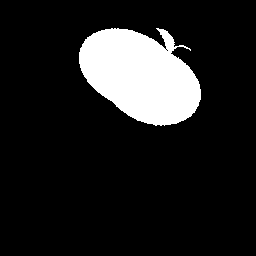
#> input picture Sets/Train/apple/apple-10_2.gif, 256 x 256 px, found by its file name; its folder holds only this picture in this run
$ jupyter execute --allow-errors 6021-classificador-de-imagens.ipynb   (shell and % lines are left out)
#> lines starting #> are read from the running program, lines starting #| are printed output that depends on the picture; after the words box and inside, x2 and y2 are one past the last pixel; in counts of white or black regions, pixels touching at a corner belong together
# Importando as bibliotecas

[cell 1]
import os

import numpy as np
from IPython.display import display
from skimage import util, transform, filters, color, measure, morphology
from sklearn import model_selection, neighbors, metrics, preprocessing

import matplotlib.pyplot as plt
import seaborn as sns
import pandas as pd

np.random.seed(393)

[cell 2]
# setando diretorio das imagens
dir_imgs = os.path.join('E:\Biblioteca\Documentos\PROJETOS\projeto-sin393\mpeg7_4classes_aug_x8_work')
# setando diretorio das imagens de treino
train_imgs = os.path.join(dir_imgs,'Train')
# setando diretorio das imagens de teste
test_imgs = os.path.join(dir_imgs,'Test')
# Lista das pastas na pasta 'ds_path' (classes)
classes_list = os.listdir(train_imgs)

[cell 3]
image_list_train = []

# Listas com os rótulos das imagens
label_list_train = []

# Listas com os nomes das imagens
filename_list_train_ = []

# Percorre as classes do dataset
for classe in classes_list:

    # Listagem de todas as imagens na pasta daquela classe
    filename_list_train = os.listdir(os.path.join(train_imgs, classe))

    # Percorre os arquivos na pasta atual (treino)
    for filename in sorted(filename_list_train):
        # Carrega a imagem
        img_train = plt.imread(os.path.join(train_imgs, classe, filename))
#> img_train is the input picture: shape (256, 256, 4); mean R, G, B, A 32.8, 32.8, 32.8, 255

        # Adiciona a imagem a lista de imagens
        image_list_train.append(img_train)

        # Adiciona o rótulo da imagem à lista de rótulos
        label_list_train.append(classe)

        # Adiciona o nome da imagem à uma lista (para fins de visualização)
        filename_list_train_.append(filename)

[cell 4]
# Lista com os rótulos das imagens
print(label_list_train)

[cell 5]
image_list_test = []

# Listas com os rótulos das imagens
label_list_test = []

# Listas com os nomes das imagens
filename_list_test_ = []

# Percorre as classes do dataset
for classe in classes_list:

    # Listagem de todas as imagens na pasta daquela classe
    filename_list_test = os.listdir(os.path.join(test_imgs, classe))

    # Percorre os arquivos na pasta atual (teste)
    for filename in sorted(filename_list_test):
        # Carrega a imagem
        img_test = plt.imread(os.path.join(test_imgs, classe, filename))

        # Adiciona a imagem a lista de imagens
        image_list_test.append(img_test)

        # Adiciona o rótulo da imagem à lista de rótulos
        label_list_test.append(classe)

        # Adiciona o nome da imagem à uma lista (para fins de visualização)
        filename_list_test_.append(filename)

[cell 6]
# Lista com os rótulos das imagens
print(label_list_test)

# Convertendo os nomes das classes para índices numéricos

[cell 7]
_, _, label_list_train_idx = np.unique(label_list_train, return_index=True, return_inverse=True)
_, _, label_list_test_idx = np.unique(label_list_test, return_index=True, return_inverse=True)

print(label_list_train_idx)
print('-------------------------------------------------------------------------------')
print(label_list_test_idx)

# Plotando as imagens do conjunto de dados

[cell 8]
# Seleciona apenas as primeiras N imagens de cada classe
image_list_temp = []
filename_list_temp = []

for i in range(4):
    # As 6 primeiras ocorrencias em que label é igual a 'i'.
    image_list_temp += [image_list_train[j] for j in np.where(label_list_train_idx==i)[0][:6]]
    filename_list_temp += [filename_list_train_[j] for j in np.where(label_list_train_idx==i)[0][:6]]
#> after the loop, filename_list_temp = ['apple-10_2.gif', 'bat-10_3.gif']

#> (a cell that did not finish here is left out)

# Extraindo caracteristicas das imagens

[cell 10]
# Nomes das caracteristicas computadas
features = ['solidity', 'eccentricity', 'perimeter', 'extent', 'feret_diameter_max']

[cell 11]
# Concatenando os arrays
label_list = [*label_list_train, *label_list_test]
image_list = [*image_list_train, *image_list_test]
label_list_idx = [*label_list_train_idx, *label_list_test_idx]
filename_list = [*filename_list_train_, *filename_list_test_]

# Arranjo 2D com as caracteristicas das imagens
feature_mat = []

# Lista com as imagens segmentadas (binárias)
seg_list = []

# Lista com os rótulos das imagens
list_label = []

for i, (image, label) in enumerate(zip(image_list, label_list)):

    print('Imagem {} - classe {}'.format(i, label))

    # Adiciona o rótulos (label) da imagem à lista
    list_label.append(label)

    # Segmenta a imagem
    # --------------------------------------------------
    # Converte a imagem para float
    img_float = util.img_as_float(image)

    # Converte imagem para níveis de cinza
    if img_float.shape[-1] == 4:
        img_float = color.rgb2gray(color.rgba2rgb(img_float))

    # Segmentação por limiarização usando Otsu
    img_seg = img_float > filters.threshold_otsu(img_float)

    # Remove objetos na imagem com menos de N pixels.
    img_seg = morphology.remove_small_objects(img_seg, 100)

    # Adiciona a imagem segmentada à lista.
    seg_list.append(img_seg)

    # Calcula a imagem de rótulos
    im_lbl = measure.label(img_seg)

    # Calcula uma lista de propriedades (caracteristicas) dos objetos na imagem
    props = measure.regionprops(im_lbl)

    if len(props) != 1:
        print(f'ERRO de segmentação: {len(props)}')
        continue

    for prop in props:
        solidity = prop.solidity
        eccentricity = prop.eccentricity
        perimeter = prop.perimeter
        extent = prop.extent
        feret_diameter_max = prop.feret_diameter_max

        # vetor de caracteristicas.
        feature_list = [solidity, eccentricity, perimeter, extent, feret_diameter_max]

    # Adiciona as caracteristicas desta imagem na matriz de caracteristicas
    feature_mat.append(feature_list)
#> this loop made 4 passes
#> label on passes 1 to 4: 'apple', 'bat', 'apple', 'bat'
#| Imagem 0 - classe apple
#| Imagem 1 - classe bat
#| Imagem 2 - classe apple
#| Imagem 3 - classe bat
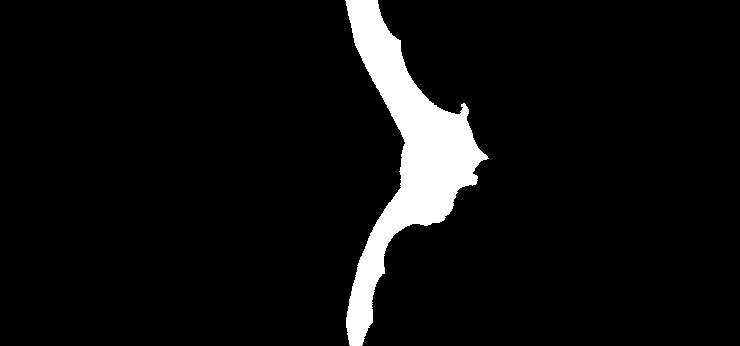
#> im_lbl: shape (346, 740) int32; values 0 (black) and 1 (white), 6.1% white; 1 white region, box (x1, y1, x2, y2) and area: (345, 0, 489, 346) 15550
#> after the loop, feature_mat = [[0.916, 0.777, 452.4, 0.704, 132.6], [0.509, 0.91, 983.5, 0.312, 347.1], [0.916, 0.777, 452.4, 0.704, 132.6], [0.509, 0.91, 983.5, 0.312, 347.1]]; list_label = ['apple', 'bat', 'apple', 'bat']; seg_list = 4 items

[cell 12]
# Converte a lista de caracteristicas para um arranjo NumPy
feature_map = np.array(feature_mat)
#> feature_map has the same summary as feature_mat

# Imprime a matriz de caracteristica
with np.printoptions(precision=4, suppress=True):
    print(feature_map)
#| [[  0.9162   0.777  452.3808   0.7045 132.6084]
#|  [  0.5091   0.9097 983.4539   0.3121 347.0519]
#|  [  0.9162   0.777  452.3808   0.7045 132.6084]
#|  [  0.5091   0.9097 983.4539   0.3121 347.0519]]

[cell 13]
# Algumas estatisticas sobre o conjunto de caracteristicas
with np.printoptions(precision=4, suppress=True):
    print(feature_map.min(0))
#| [  0.5091   0.777  452.3808   0.3121 132.6084]
    print(feature_map.max(0))
#| [  0.9162   0.9097 983.4539   0.7045 347.0519]
    print(feature_map.mean(0))
#| [  0.7127   0.8434 717.9174   0.5083 239.8302]
    print(feature_map.std(0))
#| [  0.2036   0.0664 265.5366   0.1962 107.2217]

[cell 14]
# Seleciona apenas as primeiras N imagens de cada classe
seg_list_temp = []
filename_list_temp = []

# Itera pelo número de classes
for i in range(4):
    # As 6 primeiras ocorrencias em que label é igual a 'i'.
    seg_list_temp += [seg_list[j] for j in np.where(label_list_train_idx==i)[0][:6]]
    filename_list_temp += [filename_list_train_[j] for j in np.where(label_list_train_idx==i)[0][:6]]

#> (a cell that did not finish here is left out)

[cell 16]
df = pd.DataFrame(feature_map, columns=features)
#> df = table of 4 rows and 5 columns
df['class'] = label_list
display(df)

#> (a cell that did not finish here is left out)

# Separando os conjuntos de dados

[cell 18]
# Escolhendo as caracteristicas
feature_map_ok = feature_map[:,:]
#> feature_map_ok has the same summary as feature_mat

# Treino
X_test_1 = feature_map_ok[len(image_list_train):,:]
#> X_test_1 = [[0.916, 0.777, 452.4, 0.704, 132.6], [0.509, 0.91, 983.5, 0.312, 347.1]]
#Teste
X_train_1 = feature_map_ok[0:len(image_list_train),:]
#> X_train_1 has the same summary as X_test_1

# Treino
y_train_1 = label_list_train_idx
#Teste
y_test_1 = label_list_test_idx

# 30% do conjunto de Treino para validação.
#> (the rest of this cell did not finish here and is left out)

#> (a cell that did not finish here is left out)

# Normalizando

#> (a cell that did not finish here is left out)

#> (a cell that did not finish here is left out)

# Otimizando hiperparametros com o conjunto de validação

[cell 22]
k_list = [3, 5, 7, 9, 11, 13]

[cell 23]
# Lista com as acurácias de treino
acc_train_list = []
# Lista com as acurácias de validação
acc_val_list = []

#> (the rest of this cell did not finish here and is left out)

[cell 24]
print('k \t acc. treino \t acc. val')
print('----------------------------')
for k_, acc_t, acc_v in zip(k_list, acc_train_list, acc_val_list):
    print(f'{k_} \t {acc_t:.4f} \t {acc_v:.4f}')

#> (the rest of this cell did not finish here and is left out)
